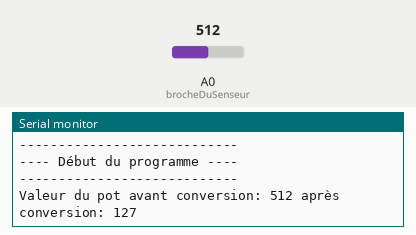
A program run on a simulated Arduino Uno, built with avr-gcc and run on an emulated ATmega328P. Shown: the last lines printed to the serial monitor. The test bench sets the inputs (shaded band); at power-on: A0 (brocheDuSenseur) = 512.

Above: at 1.2 s.
1.3 s: A0 (brocheDuSenseur) set to 716
At 1.8 s:
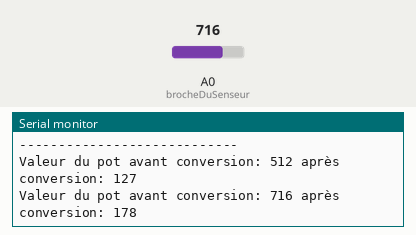
2.8 s: A0 (brocheDuSenseur) set to 900
At 4.1 s:
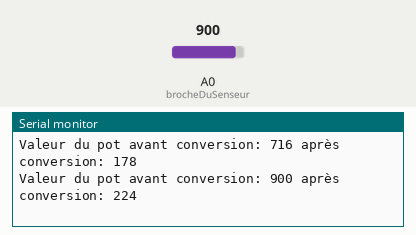

Measured:
- after the input at 1.3 s, the serial monitor: prints a new line at once (image 1)
- after the input at 2.8 s, the serial monitor: prints a new line at once (image 2)

The program:

main.cpp
```cpp
/*
    Fichier:  fn-map-println.ino
    Auteur:   Alain Boudreault
    Date:     2021.09.17
    --------------------------------------------------------------------------
    Description: Exemple d'une conversion des valeurs d'une entrée digitale
                 comprises entre 0..1023 vers une plage de valeurs
                 comprises entre 0..255.

                 Les valeurs converties sont affichées dans le terminal série
                 en utilisant Serial.print()
    --------------------------------------------------------------------------
    M-A-J:       2025.03.03 - Ajout de Arduino.h
    --------------------------------------------------------------------------
*/

#include <Arduino.h>

// Définition des constantes
const int brocheDuSenseur  = A0;      // Sélection de la broche du potentiomètre
const int vitesseUART      = 19200;   // Vitesse du port de communication série

// Les variables globales
int valeurDuPotentiometre = 0;

// ---------------------------------------
// Initialisation des paramètres de départ
// ---------------------------------------
void setup() {
  Serial.begin(vitesseUART);
  Serial.print("Programme: fn-map-print.ino\n");
  Serial.print("Auteur:    Alain Boudreault\n");
  Serial.print("----------------------------\n");
  Serial.print("---- Début du programme ----\n");
  Serial.print("----------------------------\n\n");
} // setup()

// -------------------------------------
// Fonction principale de l'application
// -------------------------------------
void loop() {

  // Boucler sur la prochaine ligne tant que la valeur du Pot n'aura pas changé de plus de 1/1023.
  while (abs(valeurDuPotentiometre - analogRead(brocheDuSenseur)) < 2);

  // Lire et stocker la valeur du potentiomètre
  // NOTE: Les broches analogiques n'ont pas à être initialisées.
  valeurDuPotentiometre = analogRead(brocheDuSenseur);

  // Convertir la plage des valeurs
  int valeurConvertieDuPotentiometre = map(valeurDuPotentiometre, 0, 1023, 0, 255);

  // Afficher les résultats en utilisant Serial.print()
  Serial.print("Valeur du pot avant conversion: ");
  Serial.print(valeurDuPotentiometre);
  Serial.print(" après conversion: ");
  Serial.println(valeurConvertieDuPotentiometre);

  // Ajout d'un délai pour ne pas saturer le moniteur série
  delay(500);
} // loop()
```
